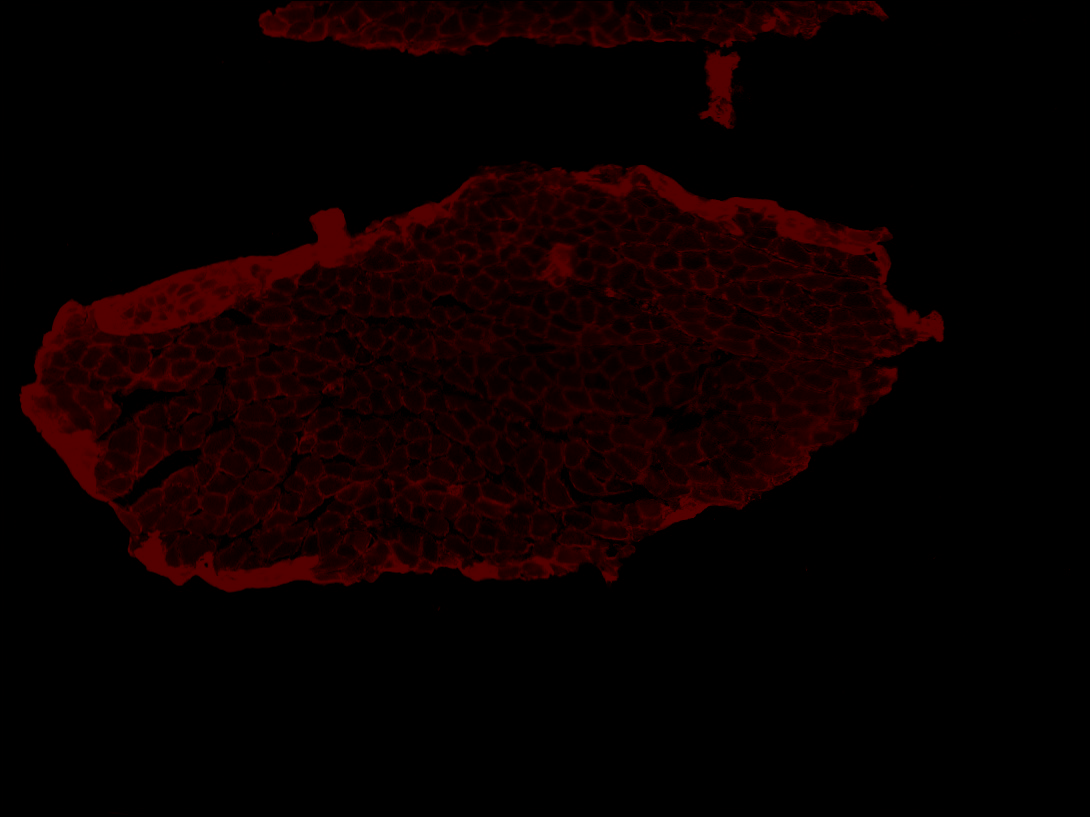
#> input picture TG_Sol.tif, 1090 x 817 px; its folder holds 4 pictures in this run
$ python check_images.py
#> lines starting #> are read from the running program, lines starting #| are printed output that depends on the picture
import os
from PIL import Image

def get_tiff_info(file_path):
#> called with file_path = 'TG_Sol.tif'
    try:
        with Image.open(file_path) as img:
#> img is the input picture: PIL image 1090x817 P; mean R, G, B 10.6, 0, 0
            return {
                "file": os.path.basename(file_path),
                "size": img.size,
                "mode": img.mode,
                "format": img.format
            }
    except Exception as e:
        return {"file": os.path.basename(file_path), "error": str(e)}

files = [f for f in os.listdir('.') if f.endswith(('.tif', '.tiff'))]
infos = [get_tiff_info(f) for f in files]
#> call 2 of get_tiff_info, with file_path = 'TG_Sol_Simple Segmentation.tif'
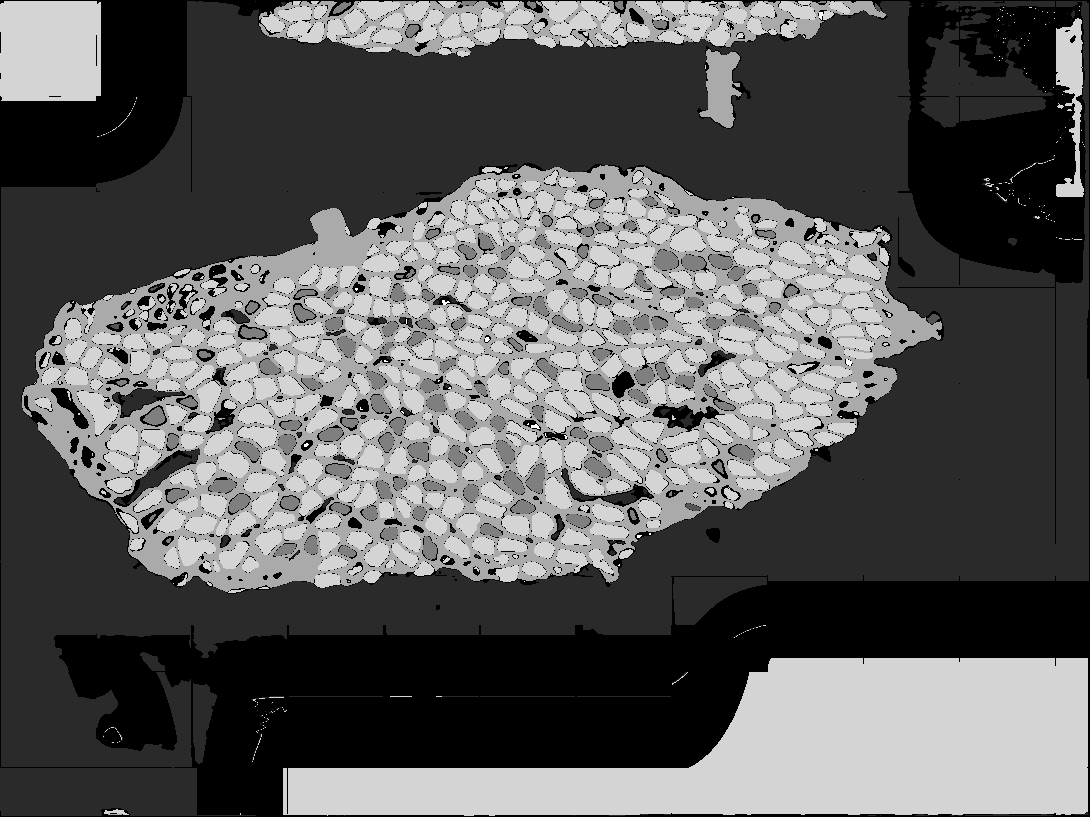
#> input picture TG_Sol_Simple Segmentation.tif, 1090 x 817 px
#> in get_tiff_info, img is the input picture: PIL image 1090x817 L; min 0, max 6, mean 2.19
#> call 3 of get_tiff_info, with file_path = 'TG_Sol_Simple Segmentation_before.tiff'
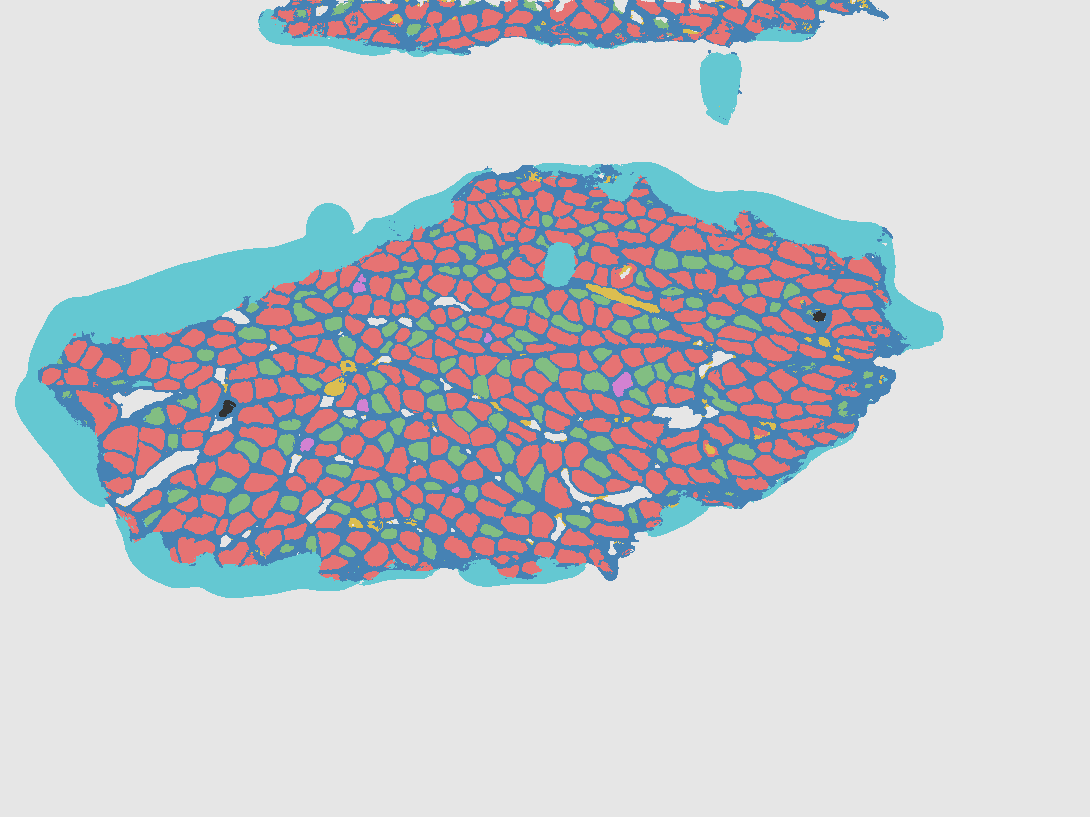
#> input picture TG_Sol_Simple Segmentation_before.tiff, 1090 x 817 px
#> in get_tiff_info, img is the input picture: PIL image 1090x817 P; mean R, G, B 199.4, 200.1, 205

for info in infos:
    print(info)
